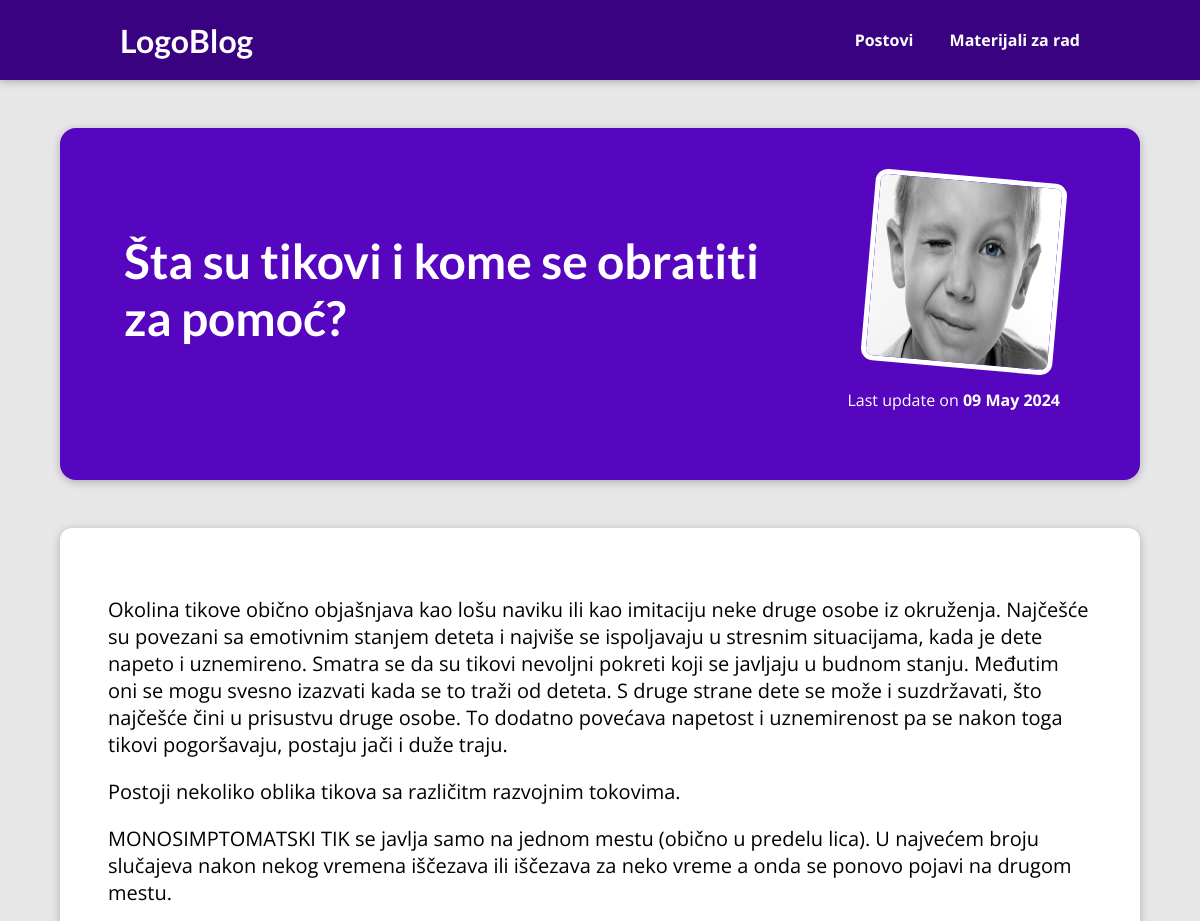
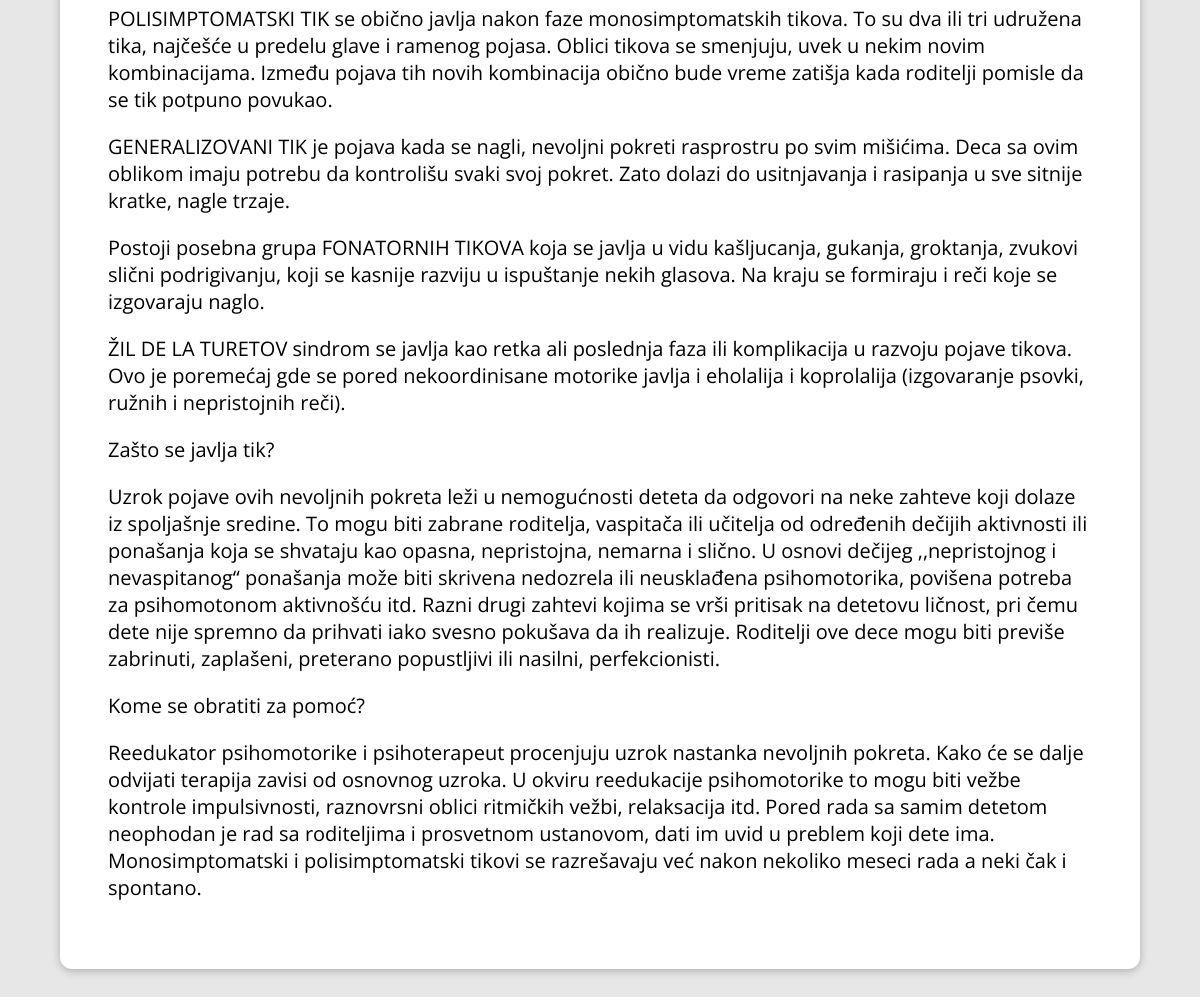
/posts/sta-su-tikovi, run on the app's committed database (2 pictures, top to bottom).
### blog/models.py (models this page shows, shortened)
class Post(models.Model):
    slug = models.CharField(max_length=50)
    title = models.CharField(max_length=150)
    image = models.CharField(max_length=50)
    author = models.ForeignKey(Author, on_delete=models.CASCADE)
    date = models.DateField(auto_now=True)
    slug = models.SlugField(unique=True)
    excerpt = models.CharField(max_length=200)
    content = models.TextField()

### blog/views.py (the view)
# urls.py: path('posts/<str:slug>', views.post_detail, name='detail')
def post_detail(request, slug):
    identified_post = Post.objects.get(slug=slug)
    return render(request, 'blog/post_detail.html', {
        "post": identified_post
    })

### blog/templates/blog/post_detail.html (shortened to what this page needs)
{% extends "base.html" %}
{% load static %}
{% block css_files %}
  <link rel="stylesheet" href="{% static "blog/post_detail.css" %}"/>
{% endblock css_files %}
{% block content %}
<section id="summary">
  <h2>
     {{ post.title }}
  </h2>
  <article>
    <img src="{% static "blog/images/"|add:post.image %}" alt="{{ post.title }}" />
    <div>Last update on <time>{{ post.date|date:"d M Y" }}</time></div>
  </article>
</section>
<main>
   {{ post.content|linebreaks }}
</main>
{% endblock content %}

### static/app.css (style rules this page uses)
* { box-sizing: border-box; }
html { font-family: 'Open Sans', 'Lato', sans-serif; }
body { margin: 0; }
h1, h2, h3 { font-family: 'Lato', sans-serif; font-weight: bold; }

### blog/static/blog/post_detail.css (style rules this page uses)
body { background-color: #e7e7e7; }
p { font-size: 20px; }
#summary { margin: 8rem auto 3rem auto; padding: 2rem; width: 90%; max-width: 90rem; border-radius: 16px; background-color: #5706c0; position: relative; box-shadow: 0 2px 8px rgba(0, 0, 0, 0.25); height: 22rem; }
#summary h2 { color: white; font-size: 3rem; padding: 2rem; max-width: 70%; }
#summary article { position: absolute; top: 2rem; right: 3rem; padding: 1rem 2rem; border-radius: 12px; text-align: right; color: white; }
#summary article img { width: 12rem; height: 12rem; border-radius: 12px; transform: rotateZ(5deg); border: 5px solid white; margin-bottom: 1rem; }
#summary time { font-weight: bold; }
main { width: 90%; max-width: 90rem; margin: 3rem auto; background-color: white; padding: 3rem; border-radius: 12px; box-shadow: 0 2px 8px rgba(0, 0, 0, 0.25); }

### data on the page
Post: title "Šta su tikovi i kome se obratiti za pomoć?", image (picture), date "09 May 2024", content "Okolina tikove obično objašnjava kao lošu naviku ili kao imitaciju neke druge osobe iz okruženja. Najčešće su povezani sa emotivnim stanjem deteta i najviše se ispoljavaju u stresnim situacijama, kada je dete napeto i uznemireno. Smatra se da su tikovi nevoljni pokreti koji se javljaju u budnom stanju. Međutim oni se mogu svesno izazvati kada se to traži od deteta. S druge strane dete se može i suzdržavati, što najčešće čini u prisustvu druge osobe. To dodatno povećava napetost i uznemirenost pa se nakon toga tikovi pogoršavaju, postaju jači i duže traju. Postoji nekoliko oblika tikova sa različitm razvojnim tokovima. MONOSIMPTOMATSKI TIK se javlja samo na jednom mestu (obično u predelu…"
